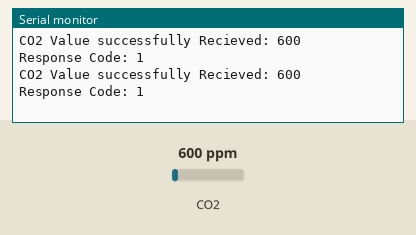
Simulated run of this sketch. Board: ESP32. On the bench: the last lines printed to the serial monitor. The inputs (shaded band) are chosen by the test bench; at power-on: CO2 600 ppm.

Above: at 4.8 s.
4.9 s: CO2 set to 452 ppm
At 7.1 s:
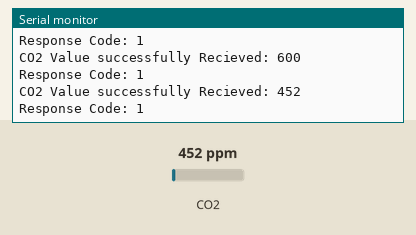
7.9 s: CO2 set to 1050 ppm
At 9.4 s:
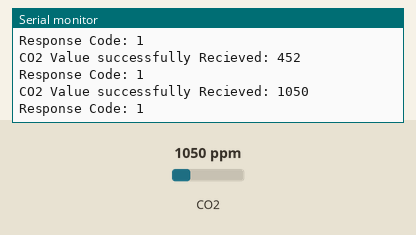
Timing chart, 0 to 10.9 s (numbered marks = the images above; inputs shaded):
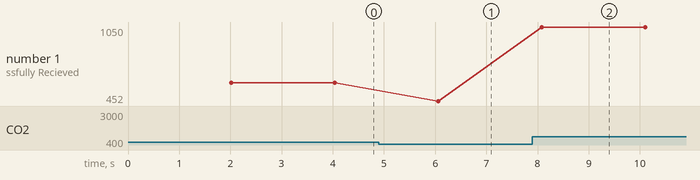

Measured:
- after the input at 4.9 s, the serial monitor: prints a new line after 1.2 s (image 1)
- after the input at 7.9 s, the serial monitor: prints a new line after 0.18 s (image 2)
- plotted number 1: 600 → 452 after the input at 4.9 s, 452 → 1050 after the input at 7.9 s

The sketch:

co2ESP32_2.ino
```cpp
#include <Arduino.h>
#include <MHZ19.h>
#include <SoftwareSerial.h>                                //  Remove if using HardwareSerial or non-uno compatabile device

#define RX_PIN 16
#define TX_PIN 17
#define BAUDRATE 9600                                      // Native to the sensor (do not change)

MHZ19 myMHZ19;
//SoftwareSerial mySerial(RX_PIN, TX_PIN);                   // Uno example
HardwareSerial mySerial(1);
unsigned long getDataTimer = 0;

void setRange(int range);

void setup()
{
    Serial.begin(115200);

    //mySerial.begin(BAUDRATE);                                // Uno Exammple: Begin Stream with MHZ19 baudrate
    mySerial.begin(BAUDRATE, SERIAL_8N1, RX_PIN, TX_PIN);
    myMHZ19.printCommunication();                            // Error Codes are also included here if found (mainly for debugging/interest)
    myMHZ19.begin(mySerial);                                 // *Important, Pass your Stream reference
    myMHZ19.autoCalibration();
}

void loop()
{

    if (millis() - getDataTimer >= 2000)
    {
        int CO2;                                        // Buffer for CO2
        CO2 = myMHZ19.getCO2();                         // Request CO2 (as ppm)

        if(myMHZ19.errorCode == RESULT_OK)              // RESULT_OK is an alis for 1. Either can be used to confirm the response was OK.
        {
            Serial.print("CO2 Value successfully Recieved: ");
            Serial.println(CO2);
            Serial.print("Response Code: ");
            Serial.println(myMHZ19.errorCode);          // Get the Error Code value
        }

        else
        {
            Serial.println("Failed to recieve CO2 value - Error");
            Serial.print("Response Code: ");
            Serial.println(myMHZ19.errorCode);          // Get the Error Code value
        }

        getDataTimer = millis();
    }
}
```
